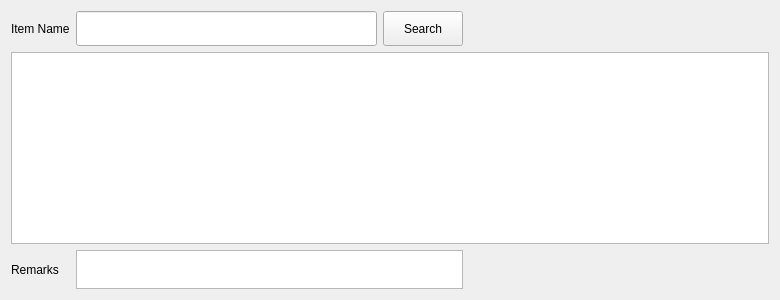
<?xml version="1.0" encoding="UTF-8"?>
<ui version="4.0">
 <class>itemInfoWidget</class>
 <widget class="QWidget" name="itemInfoWidget">
  <property name="geometry">
   <rect>
    <x>0</x>
    <y>0</y>
    <width>780</width>
    <height>300</height>
   </rect>
  </property>
  <property name="windowTitle">
   <string>Form</string>
  </property>
  <layout class="QGridLayout" name="gridLayout">
   <item row="0" column="0">
    <widget class="QLabel" name="itemNameLabel">
     <property name="minimumSize">
      <size>
       <width>0</width>
       <height>35</height>
      </size>
     </property>
     <property name="text">
      <string>Item Name</string>
     </property>
    </widget>
   </item>
   <item row="0" column="1">
    <widget class="QLineEdit" name="itemNameValue">
     <property name="minimumSize">
      <size>
       <width>0</width>
       <height>35</height>
      </size>
     </property>
    </widget>
   </item>
   <item row="0" column="2">
    <widget class="QPushButton" name="searchButton">
     <property name="minimumSize">
      <size>
       <width>0</width>
       <height>35</height>
      </size>
     </property>
     <property name="text">
      <string>Search</string>
     </property>
    </widget>
   </item>
   <item row="0" column="3">
    <spacer name="horizontalSpacer">
     <property name="orientation">
      <enum>Qt::Horizontal</enum>
     </property>
     <property name="sizeHint" stdset="0">
      <size>
       <width>263</width>
       <height>20</height>
      </size>
     </property>
    </spacer>
   </item>
   <item row="1" column="0" colspan="4">
    <widget class="ItemReportTable" name="itemTable"/>
   </item>
   <item row="2" column="0">
    <widget class="QLabel" name="label">
     <property name="text">
      <string>Remarks</string>
     </property>
    </widget>
   </item>
   <item row="2" column="1" colspan="2">
    <widget class="QTextEdit" name="remarksValue">
     <property name="sizePolicy">
      <sizepolicy hsizetype="Expanding" vsizetype="Fixed">
       <horstretch>0</horstretch>
       <verstretch>20</verstretch>
      </sizepolicy>
     </property>
     <property name="minimumSize">
      <size>
       <width>0</width>
       <height>20</height>
      </size>
     </property>
     <property name="maximumSize">
      <size>
       <width>16777215</width>
       <height>50</height>
      </size>
     </property>
    </widget>
   </item>
   <item row="2" column="3">
    <spacer name="horizontalSpacer_2">
     <property name="orientation">
      <enum>Qt::Horizontal</enum>
     </property>
     <property name="sizeHint" stdset="0">
      <size>
       <width>263</width>
       <height>20</height>
      </size>
     </property>
    </spacer>
   </item>
  </layout>
 </widget>
 <customwidgets>
  <customwidget>
   <class>ItemReportTable</class>
   <extends>QTableView</extends>
   <header>_views.itemReportTableView</header>
  </customwidget>
 </customwidgets>
 <resources/>
 <connections/>
</ui>
